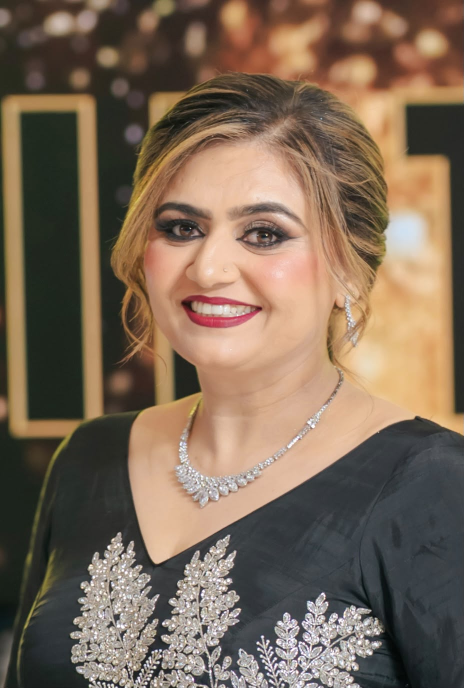
#> input picture avi-beauty-studio/images/avis photo 3.jpeg, 927 x 1375 px (shown at 1/2 size)
$ python build-service-thumbs.py
#> lines starting #> are read from the running program, lines starting #| are printed output that depends on the picture
#!/usr/bin/env python3
"""Build square service thumbnails from salon source photos."""
from pathlib import Path
from PIL import Image, ImageOps

ROOT = Path(__file__).resolve().parent.parent / "avi-beauty-studio"
SRC = ROOT / "images"
GOOGLE = SRC / "google" / "extracted"
OUT = ROOT / "images" / "services"
SIZE = 900

# name -> (source path relative to images/, crop mode)
MAPPING = {
    "facial.jpg": ("avis photo 3.jpeg", "top"),
    "waxing.jpg": ("avis photo 1.jpeg", "top"),
    "bleach.jpg": ("avis photo 7.png", "top"),
    "threading.jpg": ("avis photo 3.jpeg", "top"),
    "haircare.jpg": ("avis photo 1.jpeg", "center"),
    "makeup.jpg": ("avis photo 5.jpeg", "top"),
    "hairstyle.jpg": ("avis photo 3.jpeg", "center"),
}


def trim_grey_bars(img: Image.Image) -> Image.Image:
    """Remove grey pillarbox bars from some exports."""
    rgb = img.convert("RGB")
    w, h = rgb.size
    pixels = rgb.load()
    cols = []
    for x in range(w):
        dark = sum(1 for y in range(0, h, max(1, h // 40))
                   if max(pixels[x, y]) - min(pixels[x, y]) < 18 and sum(pixels[x, y]) / 3 < 120)
        if dark < max(1, (h // 40)) * 0.65:
            cols.append(x)
    if len(cols) < w * 0.4:
        return img
    left, right = cols[0], cols[-1]
    return img.crop((left, 0, right + 1, h))


def square_crop(img: Image.Image, mode: str) -> Image.Image:
    img = ImageOps.exif_transpose(img)
    if mode == "smart":
        img = trim_grey_bars(img)
        mode = "top"
    w, h = img.size
    side = min(w, h)
    if mode == "top":
        left = max(0, (w - side) // 2)
        top = 0
        if h > w * 1.35:
            # tall portrait: bias crop toward upper third (faces)
            top = min(int(h * 0.08), h - side)
        box = (left, top, left + side, top + side)
    else:
        left = (w - side) // 2
        top = (h - side) // 2
        box = (left, top, left + side, top + side)
    return img.crop(box)


def main():
    OUT.mkdir(parents=True, exist_ok=True)
    for out_name, (src_rel, crop_mode) in MAPPING.items():
        src = SRC / src_rel
        if not src.exists():
            raise FileNotFoundError(src)
        img = Image.open(src)
#> img is the input picture: PIL image 927x1375 RGB; mean R, G, B 125.2, 105.6, 87.5
        cropped = square_crop(img, crop_mode)
#> in square_crop, `return img.crop(box)`:
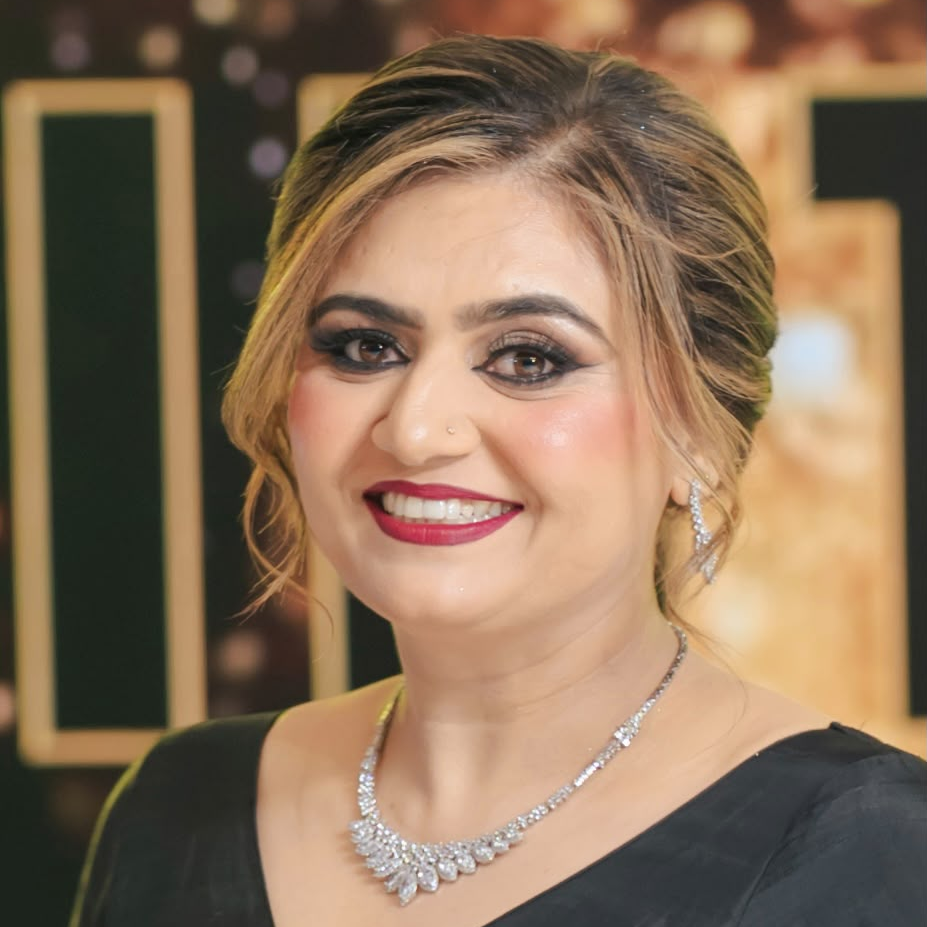
#> returned value: PIL image 927x927 RGB; mean R, G, B 137.9, 112.6, 88.5
        out = cropped.resize((SIZE, SIZE), Image.Resampling.LANCZOS)
        dest = OUT / out_name
        if dest.suffix.lower() == ".jpg":
            if out.mode != "RGB":
                out = out.convert("RGB")
            out.save(dest, "JPEG", quality=88, optimize=True)
        else:
            out.save(dest, "PNG", optimize=True)
        print(f"OK {out_name} <- {src_rel} ({dest.stat().st_size // 1024} KB)")
#> pass 2 of the loop in main, `for out_name, (src_rel, crop_mode) in MAPPING.items():`:
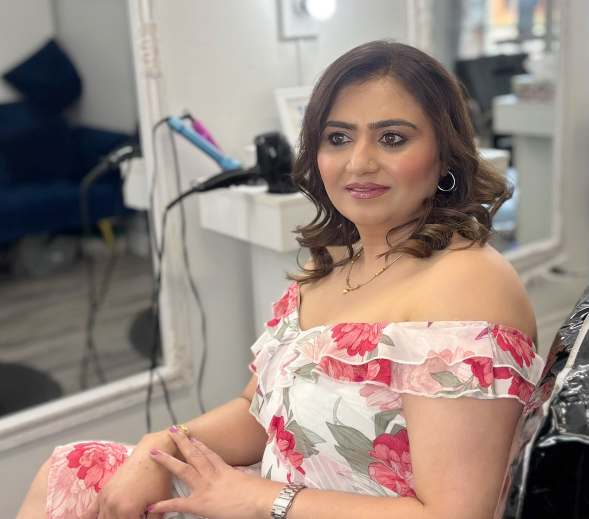
#> input picture avi-beauty-studio/images/avis photo 1.jpeg, 1177 x 1038 px (shown at 1/2 size)
#> in main, img is the input picture: PIL image 1177x1038 RGB; mean R, G, B 154, 136.3, 128.1
#> in square_crop (call 2), `return img.crop(box)`:
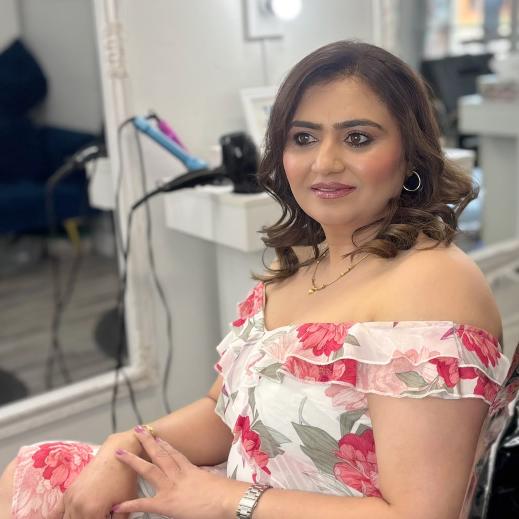
#> returned value: PIL image 1038x1038 RGB (shown at 1/2 size); mean R, G, B 160.4, 140.5, 131.5
#> in main, `out = cropped.resize((SIZE, SIZE), Image.Resampling.LANCZOS)`:
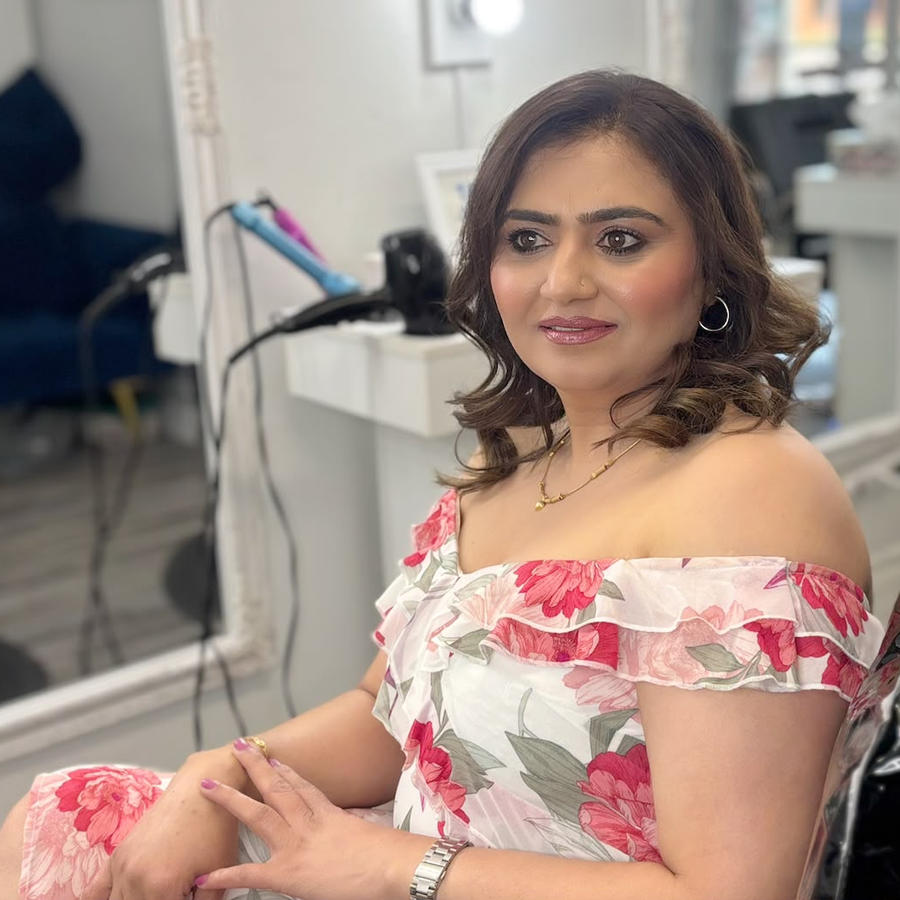
#> out: PIL image 900x900 RGB; mean R, G, B 160.4, 140.5, 131.5
#> pass 3 of the loop in main, `for out_name, (src_rel, crop_mode) in MAPPING.items():`:
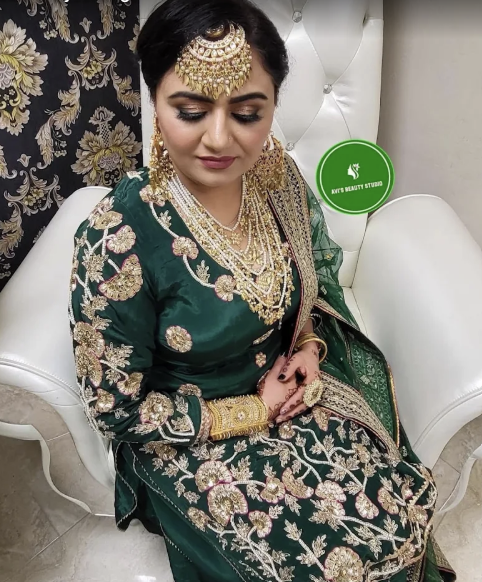
#> input picture avi-beauty-studio/images/avis photo 7.png, 482 x 582 px
#> in main, img is the input picture: PIL image 482x582 RGBA; mean R, G, B, A 129.9, 125.8, 115.6, 255
#> in square_crop (call 3), `return img.crop(box)`:
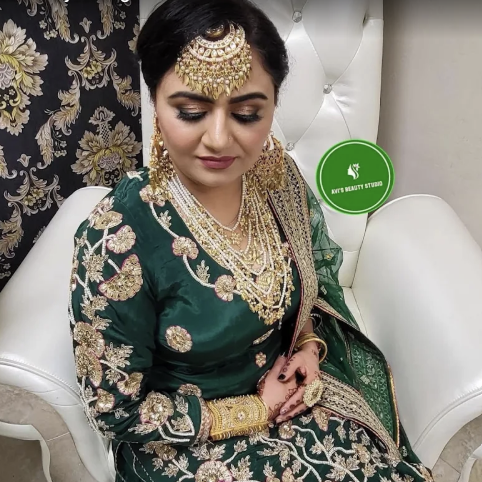
#> returned value: PIL image 482x482 RGBA; mean R, G, B, A 132.2, 127.8, 117.3, 255
#> in main, `out = cropped.resize((SIZE, SIZE), Image.Resampling.LANCZOS)`:
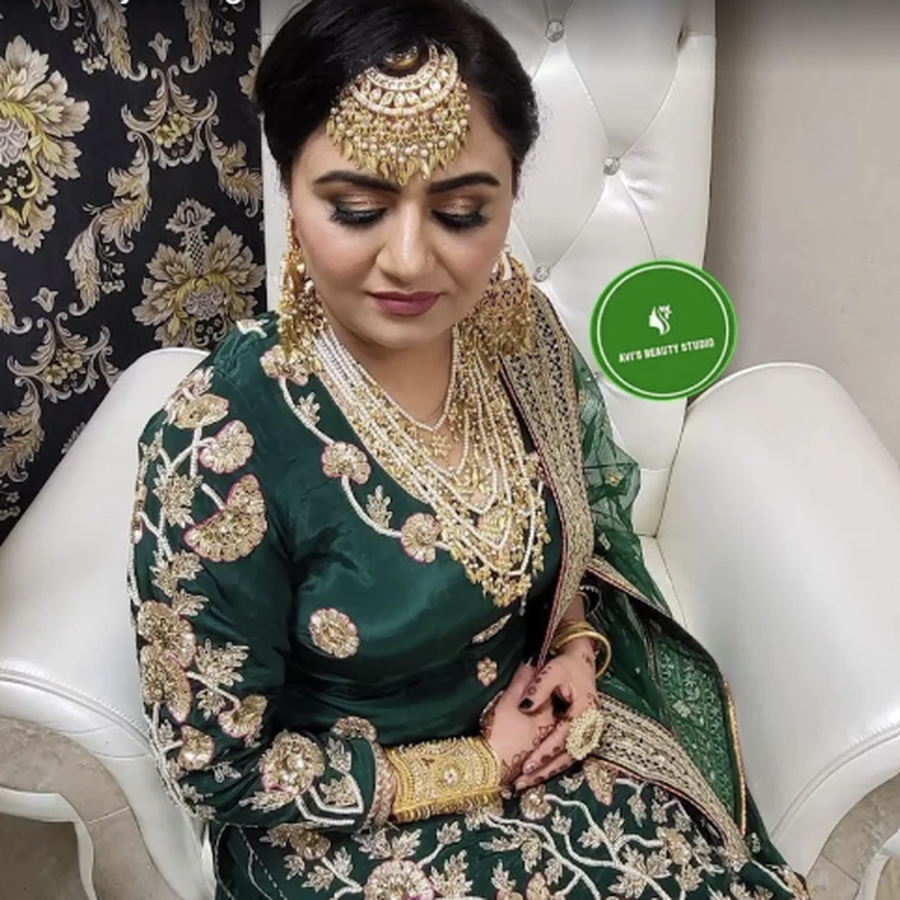
#> out: PIL image 900x900 RGBA; mean R, G, B, A 132.2, 127.8, 117.3, 255
#> the loop made 6 passes; the first 3 are shown


if __name__ == "__main__":
#> (the run stopped early here; a loop or call above may not have finished)
